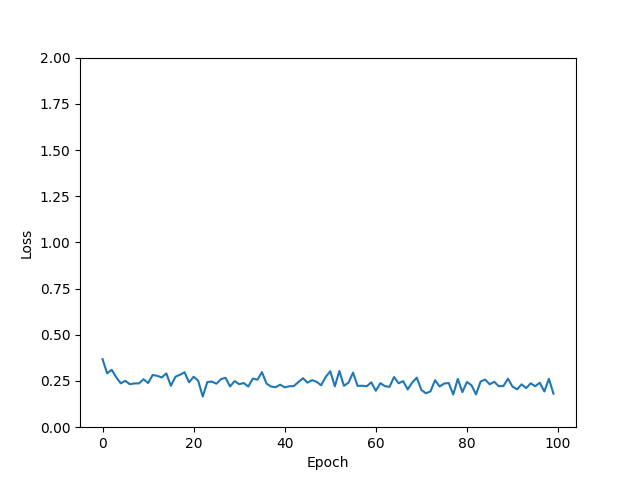

The script that saved this image:
import matplotlib.pyplot as plt
import torch
import torch.nn as nn
import torchvision.datasets as dsets
import torchvision.transforms as transforms
from torch.autograd import Variable
import random

random.seed(0)

file_name = "mnist_parameter_optimization"

def plot_loss(losses):
    plt.plot(losses)
    plt.xlabel('Epoch')
    plt.ylabel('Loss')
    plt.ylim(0,2)
    plt.savefig(file_name+".png")
    plt.show()
    
# Hyper Parameters
input_size = 784
num_classes = 10
num_epochs = 100
batch_size = 1000
learning_rate = 1e-2


# MNIST Dataset
train_dataset = dsets.MNIST(root='./data',
                            train=True,
                            transform=transforms.ToTensor(),
                            download=True)

test_dataset = dsets.MNIST(root='./data',
                           train=False,
                           transform=transforms.ToTensor())

# Data Loader (Input Pipeline)
train_loader = torch.utils.data.DataLoader(dataset=train_dataset,
                                           batch_size=batch_size,
                                           shuffle=True)

test_loader = torch.utils.data.DataLoader(dataset=test_dataset,
                                          batch_size=batch_size,
                                          shuffle=False)


# Neural Network Model
class Net(nn.Module):
    def __init__(self, input_size, num_classes):
        super(Net, self).__init__()
        self.fc1 = nn.Linear(input_size, num_classes)

    def forward(self, x):
        out = self.fc1(x)
        return out
    


net = Net(input_size, num_classes)


# Loss and Optimizer
criterion = nn.CrossEntropyLoss()
optimizer = torch.optim.Adam(net.parameters(), lr=learning_rate)



net.train(True)

losses = []
# Train the Model
for epoch in range(num_epochs):
    for i, (images, labels) in enumerate(train_loader):# batch
        #zero the gradients
        optimizer.zero_grad()
        
        # Convert torch tensor to Variable
        images = Variable(images.view(-1, 28*28))# change to vector
        labels = Variable(labels)
        
        #forward
        out = net(images)
        loss = criterion(out, labels)
        loss.backward()
        optimizer.step()        
        #print('Epoch_id: %d, batch_id: %d, loss: %f' % (epoch,i, loss.item()))
        
    print('!!!!!!!!!!!Epoch_id: %d, loss: %f!!!!!!!!!!!!!!!!!!' % (epoch, loss.item()))
    losses.append(loss.item())
    
net.eval()
# Test the Model
correct = 0
total = 0
for images, labels in test_loader:
    images = Variable(images.view(-1, 28*28))
    # TODO: implement evaluation code - report accuracy
    outputs = net(images)
    _, max_indicies = torch.max(outputs.data, 1) # max, argmax = torch.max()
    correct += (max_indicies == labels).sum().item()
    total += labels.size(0)

print('Accuracy of the network on the 10000 test images: %d %%' % (100 * correct / total))

plot_loss(losses)

# Save the Model
torch.save(net.state_dict(), file_name+".pkl")
